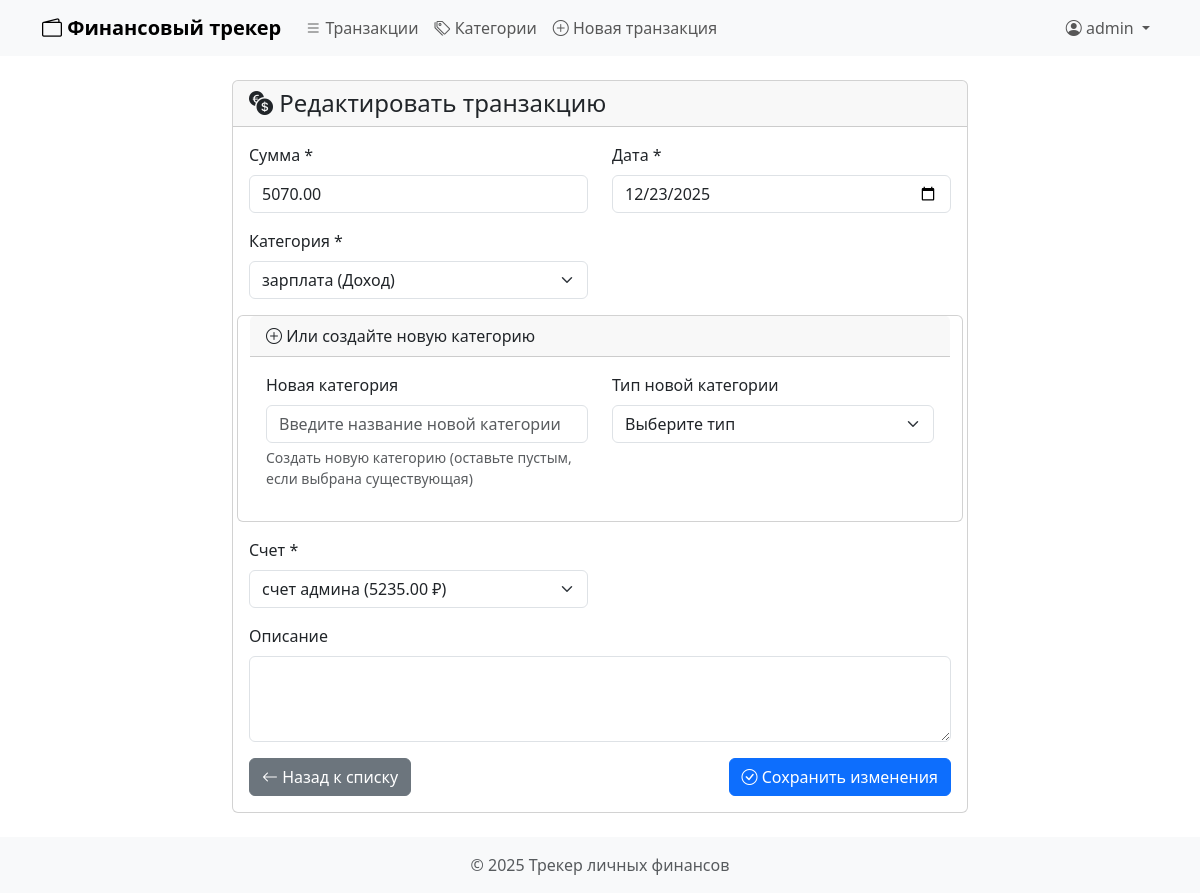
Screenshot of /transactions/3/edit/ (signed in) with the database file from the repository.
### transactions/models.py (models this page shows, shortened)
class Transaction(models.Model):
    TRANSACTION_TYPES = (
        ('expense', 'Расход'),
        ('income', 'Доход'),
    )
    user = models.ForeignKey(
        settings.AUTH_USER_MODEL,
        on_delete=models.CASCADE,
        verbose_name='Пользователь'
    )
    amount = models.DecimalField(
        max_digits=12,
        decimal_places=2,
        verbose_name='Сумма'
    )
    date = models.DateField(
        verbose_name='Дата',
        db_index=True
    )
    category = models.ForeignKey(
        'categories.Category',
        on_delete=models.PROTECT,
        verbose_name='Категория'
    )
    account = models.ForeignKey(
        'accounts.Account',
        on_delete=models.PROTECT,
        verbose_name='Счет'
    )
    description = models.CharField(
        max_length=255,
        blank=True,
        verbose_name='Описание'
    )
    created_at = models.DateTimeField(
        auto_now_add=True,
        verbose_name='Создано'
    )
    updated_at = models.DateTimeField(
        auto_now=True,
        verbose_name='Обновлено'
    )
    class Meta:
        verbose_name = 'Транзакция'
        verbose_name_plural = 'Транзакции'
        ordering = ['-date', '-id']
        indexes = [
            models.Index(fields=['-date', 'user']),
            models.Index(fields=['category', 'user']),
        ]

### transactions/views.py (the view, shortened to what this page needs)
# urls.py: path('<int:pk>/edit/', views.TransactionUpdateView.as_view(), name='transaction_update'),
class TransactionUpdateView(LoginRequiredMixin, UpdateView):
    model = Transaction
    form_class = TransactionForm
    template_name = 'transactions/transaction_form.html'
    success_url = reverse_lazy('transactions:transaction_list')
    def get_queryset(self):
        return Transaction.objects.filter(user=self.request.user)
    def get_form_kwargs(self):
        kwargs = super().get_form_kwargs()
        kwargs['user'] = self.request.user
        return kwargs

### accounts/models.py (called while the page is built)
    def __str__(self):
        return f"{self.name} ({self.balance} ₽)"

### categories/models.py (called while the page is built)
    def __str__(self):
        return f"{self.name} ({self.get_type_display()})"

### templates/transactions/transaction_form.html (shortened to what this page needs)
{% extends 'base.html' %}
{% block content %}
<div class="row justify-content-center">
    <div class="col-md-8">
        <div class="card">
            <div class="card-header">
                <h4 class="mb-0">
                    <i class="bi bi-currency-exchange"></i>
                    {% if form.instance.pk %}Редактировать транзакцию{% else %}Новая транзакция{% endif %}
                </h4>
            </div>
            <div class="card-body">
                <form method="post" novalidate>
                    <div class="row">
                        <div class="col-md-6 mb-3">
                            <label for="{{ form.amount.id_for_label }}" class="form-label">
                                {{ form.amount.label }} *
                            </label>
                            {{ form.amount }}
                        </div>
                        <div class="col-md-6 mb-3">
                            <label for="{{ form.date.id_for_label }}" class="form-label">
                                {{ form.date.label }} *
                            </label>
                            {{ form.date }}
                        </div>
                    </div>
                    <div class="row">
                        <div class="col-md-6 mb-3">
                            <label for="{{ form.category.id_for_label }}" class="form-label">
                                {{ form.category.label }} *
                            </label>
                            {{ form.category }}
                        </div>
<div class="card mb-3">
    <div class="card-header">
        <i class="bi bi-plus-circle"></i> Или создайте новую категорию
    </div>
    <div class="card-body">
        <div class="row">
            <div class="col-md-6 mb-3">
                <label for="{{ form.new_category_name.id_for_label }}" class="form-label">
                    {{ form.new_category_name.label }}
                </label>
                {{ form.new_category_name }}
                <div class="form-text">{{ form.new_category_name.help_text }}</div>
            </div>
            <div class="col-md-6 mb-3">
                <label for="{{ form.new_category_type.id_for_label }}" class="form-label">
                    {{ form.new_category_type.label }}
                </label>
                {{ form.new_category_type }}
            </div>
        </div>
    </div>
</div>
                        <div class="col-md-6 mb-3">
                            <label for="{{ form.account.id_for_label }}" class="form-label">
                                {{ form.account.label }} *
                            </label>
                            {{ form.account }}
                        </div>
                    </div>
                    <div class="mb-3">
                        <label for="{{ form.description.id_for_label }}" class="form-label">
                            {{ form.description.label }}
                        </label>
                        {{ form.description }}
                    </div>
                    <div class="d-flex justify-content-between">
                        <a href="{% url 'transactions:transaction_list' %}" class="btn btn-secondary">
                            <i class="bi bi-arrow-left"></i> Назад к списку
                        </a>
                        <button type="submit" class="btn btn-primary">
                            <i class="bi bi-check-circle"></i>
                            {% if form.instance.pk %}Сохранить изменения{% else %}Создать транзакцию{% endif %}
                        </button>
                    </div>
                </form>
            </div>
        </div>
    </div>
</div>
{% endblock %}

### templates/base.html (shortened to what this page needs)
<!DOCTYPE html>
<html lang="ru">
<head>
    <link href="https://cdn.jsdelivr.net/npm/bootstrap@5.3.0-alpha1/dist/css/bootstrap.min.css" rel="stylesheet">
    <link rel="stylesheet" href="https://cdn.jsdelivr.net/npm/bootstrap-icons@1.10.0/font/bootstrap-icons.css">
</head>
<body>
<nav class="navbar navbar-expand-lg navbar-light bg-light">
    <div class="container">
        <a class="navbar-brand" href="{% url 'transactions:transaction_list' %}">
            <i class="bi bi-wallet2"></i> Финансовый трекер
        </a>
        <div class="collapse navbar-collapse" id="navbarNav">
            {% if user.is_authenticated %}
            <ul class="navbar-nav me-auto">
                <li class="nav-item">
                    <a class="nav-link" href="{% url 'transactions:transaction_list' %}">
                        <i class="bi bi-list"></i> Транзакции
                    </a>
                </li>
                <li class="nav-item">
                    <a class="nav-link" href="{% url 'categories:category_list' %}">
                        <i class="bi bi-tags"></i> Категории
                    </a>
                </li>
                <li class="nav-item">
                    <a class="nav-link" href="{% url 'transactions:transaction_create' %}">
                        <i class="bi bi-plus-circle"></i> Новая транзакция
                    </a>
                </li>
            </ul>
            {% endif %}
            <ul class="navbar-nav">
                {% if user.is_authenticated %}
                    <li class="nav-item dropdown">
                        <a class="nav-link dropdown-toggle" href="#" id="userDropdown" role="button" data-bs-toggle="dropdown">
                            <i class="bi bi-person-circle"></i> {{ user.username }}
                        </a>
                    </li>
                {% endif %}
            </ul>
        </div>
    </div>
</nav>
    <main class="container my-4">
        {% block content %}{% endblock %}
    </main>
    <footer class="footer mt-auto">
        <div class="container text-center">
            <span class="text-muted">© {% now "Y" %} Трекер личных финансов</span>
        </div>
    </footer>
</body>
</html>

### templates/base.html (style rules this page uses)
.navbar-brand { font-weight: bold; }
.footer { background-color: #f8f9fa; padding: 1rem 0; margin-top: 2rem; }

### rows the page displays
Transaction: amount "5070.00", date "12/23/2025", category "зарплата (Доход)", account "счет админа (5235.00 ₽)"

### other values shown
{{ user.username }} "admin"
